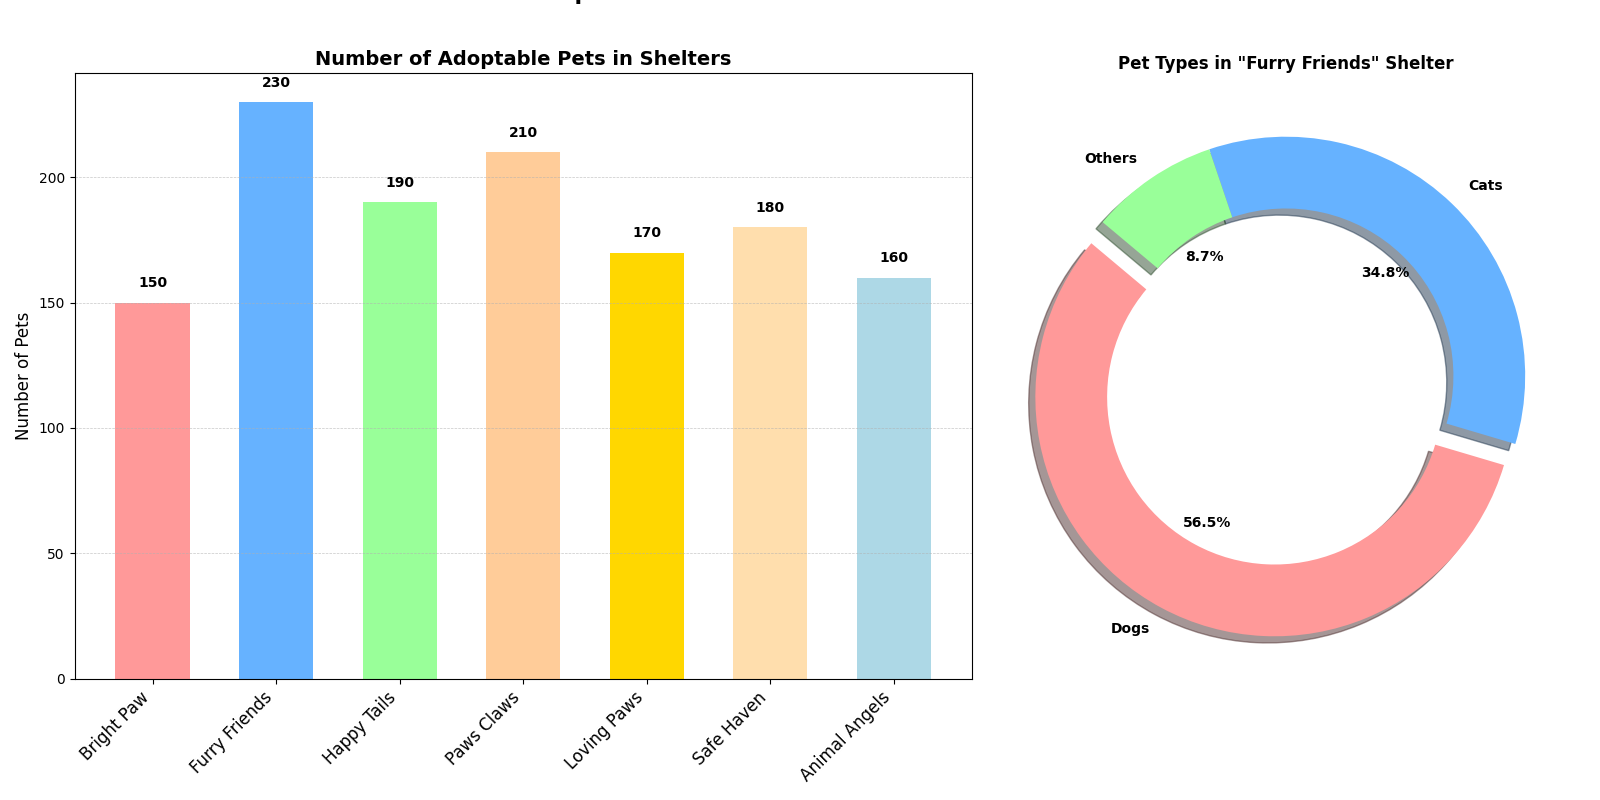

The Python source for this figure:
import matplotlib.pyplot as plt
import numpy as np

shelters = ['Bright Paw', 'Furry Friends', 'Happy Tails', 'Paws Claws', 'Loving Paws', 'Safe Haven', 'Animal Angels']
adoptable_pets = [150, 230, 190, 210, 170, 180, 160]

pet_types = ['Dogs', 'Cats', 'Others']
pet_counts_1 = [130, 80, 20]  # Furry Friends

x_positions = np.arange(len(shelters))
bar_width = 0.6

fig, (ax2, ax1) = plt.subplots(1, 2, figsize=(16, 8), gridspec_kw={'width_ratios': [3, 2]})
fig.suptitle('Adoptable Pets Statistics in Shelters - 2022', fontsize=16, fontweight='bold', y=1.02)

# Second subplot: Donut chart for different pet types in the "Furry Friends" shelter
explode = (0.1, 0, 0)  # explode the first slice (dogs)
ax1.pie(pet_counts_1, labels=pet_types, explode=explode, colors=['#FF9999', '#66B2FF', '#99FF99'],
        autopct='%1.1f%%', shadow=True, startangle=140, textprops={'fontsize': 10, 'fontweight':'bold'},
        wedgeprops={'width': 0.3})  # Adjust the width to make it a donut chart
ax1.set_title('Pet Types in "Furry Friends" Shelter', fontsize=12, fontweight='bold')

# First subplot: Bar chart of adoptable pets in different shelters
bars = ax2.bar(x_positions, adoptable_pets, color=['#FF9999','#66B2FF','#99FF99','#FFCC99','#FFD700','#FFDEAD','#ADD8E6'], width=bar_width)

for bar in bars:
    yval = bar.get_height()
    ax2.text(bar.get_x() + bar.get_width()/2, yval + 5, f'{yval}', ha='center', va='bottom', fontsize=10, fontweight='bold')

ax2.set_xticks(x_positions)
ax2.set_xticklabels(shelters, rotation=45, ha='right', fontsize=12)
ax2.set_title("Number of Adoptable Pets in Shelters", fontsize=14, fontweight='bold')
ax2.set_ylabel("Number of Pets", fontsize=12)
ax2.yaxis.grid(True, linestyle='--', linewidth=0.5, alpha=0.7)

plt.tight_layout()
plt.show()
